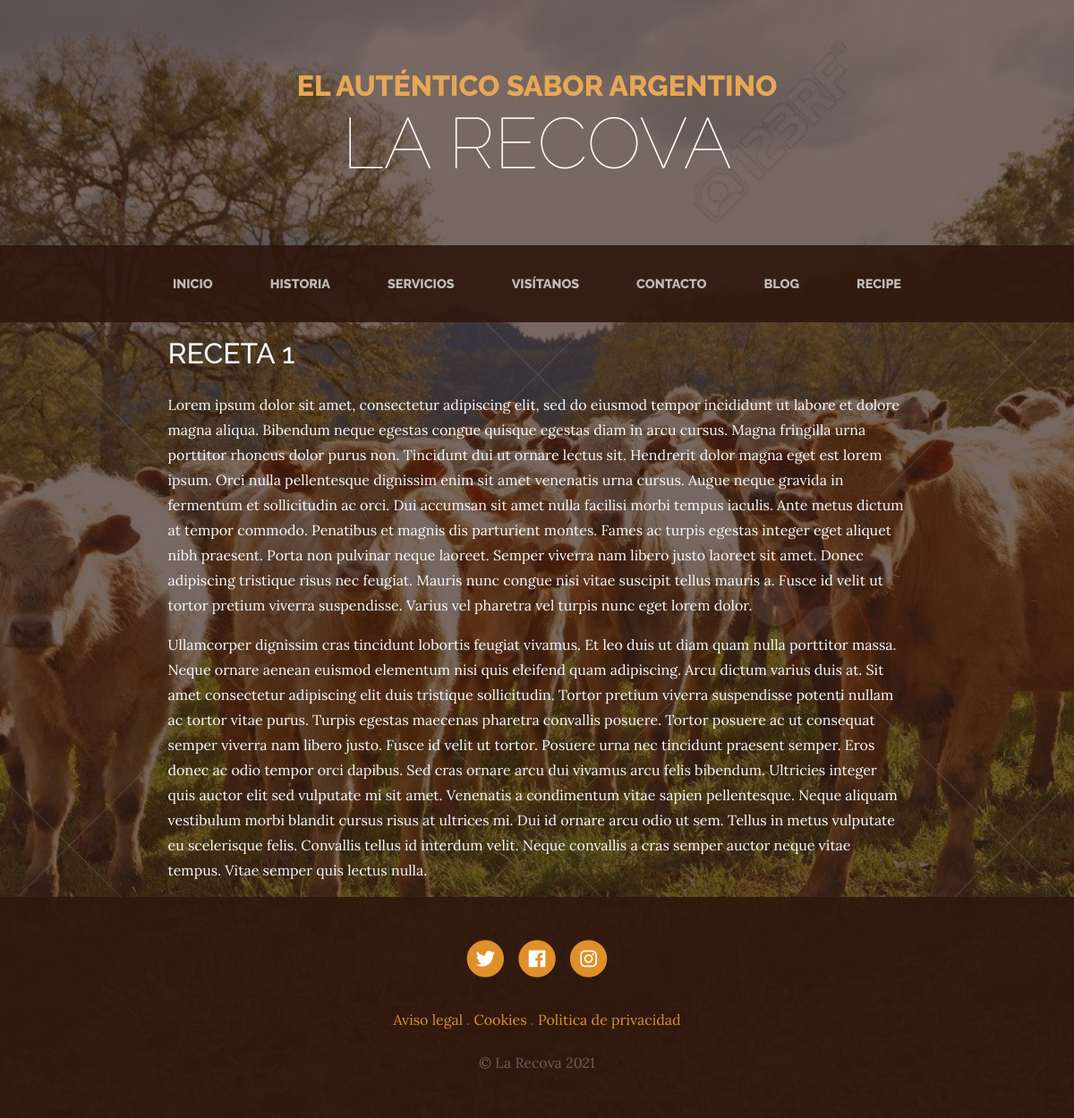
The page /recipe/1/receta-1/ on the database its author committed.
### recipe/models.py (models this page shows, shortened)
class Recipe(models.Model):
    title = models.CharField(verbose_name="Título", max_length=200)
    content = RichTextField(verbose_name="Contenido")
    order = models.SmallIntegerField(verbose_name="Orden", default=0)
    created = models.DateTimeField(
        auto_now_add=True, verbose_name="Fecha de creación")
    updated = models.DateTimeField(
        auto_now=True, verbose_name="Fecha de edición")
    class Meta:
        verbose_name = "receta"
        verbose_name_plural = "recetas"
        ordering = ['order', 'title']

### pages/models.py (models this page shows, shortened)
class Page(models.Model):
    title = models.CharField(max_length=200, verbose_name="Titulo")
    content = RichTextField(verbose_name = "Contenido")
    created = models.DateTimeField( auto_now_add=True,  verbose_name = "Fecha de Creacion")
    updated =  models.DateTimeField( auto_now =True,  verbose_name = "Fecha de Actualización")
    class Meta:
            verbose_name = "Pagina"
            verbose_name_plural = "Paginas"
            ordering  = ['title']

### recipe/views.py (the view)
# urls.py: path('<int:pk>/<slug:recipe_slug>/', RecipeDetailView.as_view(), name='recipe'),
class RecipeDetailView(DetailView):
   model= Recipe

### pages/templatetags/pages_extra.py (called while the page is built)
@register.simple_tag
def get_page_list():
    pages = Page.objects.all()
    return pages

### recipe/templates/recipe/recipe_detail.html
{% extends 'core/base.html' %} {% load static %} {% block title %}{{page.title}}{% endblock %} {% block content %}
<main role="main">
	<div class="container">
		<div class="row mt-3">
			<div class="col-md-9 mx-auto text-light">
				<h2 class="section-heading mb-4">{{recipe.title}}</h2>
				<div>{{recipe.content|safe}}</div>
			</div>
		</div>
	</div>
</main>
{% endblock %}

### core/templates/core/base.html (shortened to what this page needs)
<!DOCTYPE html>
<html lang="es">
	<head>
		{%load static %}
		<link
			rel="stylesheet"
			href="https://stackpath.bootstrapcdn.com/bootstrap/4.1.1/css/bootstrap.min.css"
		/>
		<link
			rel="stylesheet"
			href="https://use.fontawesome.com/releases/v5.0.13/css/all.css"
		/>
		<link href="{% static 'core/css/business-casual.css' %}" rel="stylesheet" />
	</head>
	<body>
		<h1 class="site-heading text-center text-white d-none d-lg-block">
			<span class="site-heading-upper text-primary mb-3">El auténtico sabor argentino</span>
			<span class="site-heading-lower">La Recova</span>
		</h1>
		<nav class="navbar navbar-expand-lg navbar-dark py-lg-4" id="mainNav">
			<div class="container">
				<div class="collapse navbar-collapse" id="navbarResponsive">
					<ul class="navbar-nav mx-auto">
						<li class="nav-item px-lg-4 {% if request.path == '/' %} active {% endif %}">
							<a class="nav-link text-uppercase text-expanded" href="{% url 'home' %}">Inicio</a>
						</li>
						<li class="nav-item px-lg-4 {% if request.path == '/history/' %} active {% endif %}">
							<a class="nav-link text-uppercase text-expanded" href="{% url 'history' %}">Historia</a>
						</li>
						<li class="nav-item px-lg-4 {% if request.path == '/services/' %} active {% endif %}">
							<a class="nav-link text-uppercase text-expanded" href="{% url 'services' %}">Servicios</a>
						</li>
						<li class="nav-item px-lg-4 {% if request.path == '/store/' %} active {% endif %}">
							<a class="nav-link text-uppercase text-expanded" href="{% url 'store' %}">Visítanos</a>
						</li>
						<li class="nav-item px-lg-4 {% if request.path == '/contact/' %} active {% endif %}">
							<a class="nav-link text-uppercase text-expanded" href="{% url 'contact' %}">Contacto</a>
						</li>
						<li class="nav-item px-lg-4 {% if request.path|slice:'6' == '/blog/' %} active {% endif %}">
							<a class="nav-link text-uppercase text-expanded" href="{% url 'blog' %}">Blog</a>
						</li>
						<li class="nav-item px-lg-4 {% if request.path|slice:'6' == '/recipe/' %} active {% endif %}">
							<a class="nav-link text-uppercase text-expanded" href="{% url 'recipes' %}">Recipe</a>
						</li>
					</ul>
				</div>
			</div>
		</nav>
		{% block content %}{% endblock %}
		<footer class="footer text-faded text-center py-5">
			<div class="container">
				<p class="m-0">
					<a href="#" class="link">
						<span class="fa-stack fa-lg">
							<i class="fa fa-circle fa-stack-2x"></i>
							<i class="fab fa-twitter fa-stack-1x fa-inverse"></i>
						</span>
					</a>
					<a href="#" class="link">
						<span class="fa-stack fa-lg">
							<i class="fa fa-circle fa-stack-2x"></i>
							<i class="fab fa-facebook fa-stack-1x fa-inverse"></i>
						</span>
					</a>
					<a href="#" class="link">
						<span class="fa-stack fa-lg">
							<i class="fa fa-circle fa-stack-2x"></i>
							<i class="fab fa-instagram fa-stack-1x fa-inverse"></i>
						</span>
					</a>
				</p>
				<p class="m-0 mbt">
					{% load pages_extra %} {% get_page_list as page_list %} {% for page in page_list %}
					<a href="{% url 'page' page.id page.title|slugify %}" class="link">{{ page.title }}</a>
					{% if not forloop.last %} . {% endif %} {% endfor %}
				</p>
				<p class="m-0 mbt1">&copy; La Recova 2021</p>
			</div>
		</footer>
	</body>
</html>

### core/static/core/css/business-casual.css (style rules this page uses)
body { font-family: "Lora"; background: linear-gradient(rgba(47, 23, 15, 0.65), rgba(47, 23, 15, 0.65)), url("../img/bg.jpeg"); background-attachment: fixed; background-position: center; background-size: cover; }
h1, h2, h3, h4, h5, h6 { font-family: "Raleway"; }
p { line-height: 1.75; }
.text-faded { color: rgba(255, 255, 255, 0.3); }
.site-heading { margin-top: 5rem; margin-bottom: 5rem; text-transform: uppercase; line-height: 1; font-family: "Raleway"; }
.site-heading .site-heading-upper { display: block; font-size: 2rem; font-weight: 800; }
.site-heading .site-heading-lower { font-size: 5rem; font-weight: 100; line-height: 4rem; }
.section-heading { text-transform: uppercase; }
#mainNav { background-color: rgba(47, 23, 15, 0.9); font-family: "Raleway"; }
#mainNav .navbar-nav .nav-item .nav-link { color: rgba(255, 255, 255, 0.7); font-weight: 800; }
@media (min-width: 992px) { #mainNav .navbar-nav .nav-item .nav-link { font-size: 0.9rem; } }
.footer { background-color: rgba(47, 23, 15, 0.9); }
.text-primary { color: #e6a756 !important; }
.mbt { padding-top: 2rem; }
.mbt1 { padding-top: 1.25rem; }
a.link { color: #df902a; }

### rows shown on the page
Recipe: title "RECETA 1", content "Lorem ipsum dolor sit amet, consectetur adipiscing elit, sed do eiusmod tempor incididunt ut labore et dolore magna aliqua. Bibendum neque egestas congue quisque egestas diam in arcu cursus. Magna fringilla urna porttitor rhoncus dolor purus non. Tincidunt dui ut ornare lectus sit. Hendrerit dolor magna eget est lorem ipsum. Orci nulla pellentesque dignissim enim sit amet venenatis urna cursus. Augue neque gravida in fermentum et sollicitudin ac orci. Dui accumsan sit amet nulla facilisi morbi tempus iaculis. Ante metus dictum at tempor commodo. Penatibus et magnis dis parturient montes. Fames ac turpis egestas integer eget aliquet nibh praesent. Porta non pulvinar neque laoreet. Semper…"
Page: title "Aviso legal"
Page: title "Cookies"
Page: title "Politica de privacidad"
